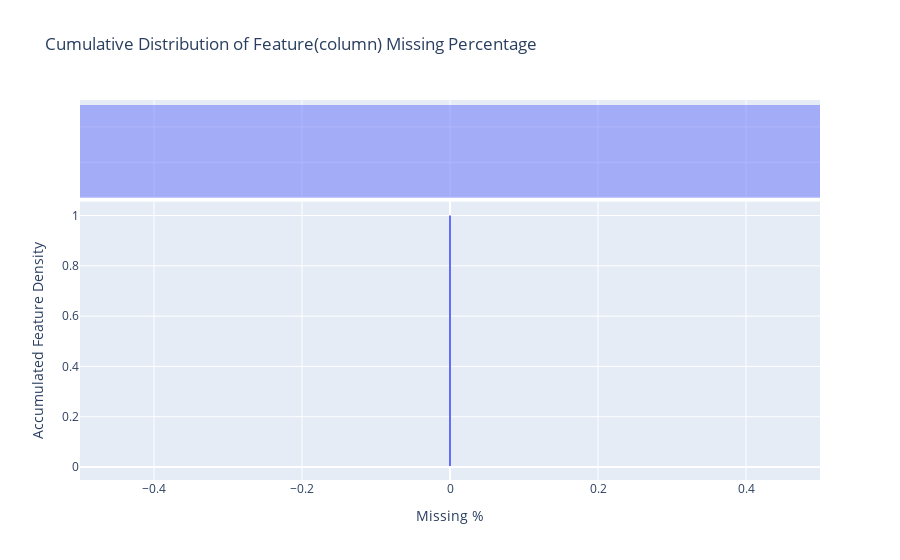

Source (notebook cell):
### Code cell
missing_feat(pro_df)

### Figure 1 — Plotly figure (JSON) as saved in the notebook; plotly's stock layout.template omitted (floating-point values rounded to 4 significant figures; data arrays with more than 128 entries replaced by an {"elided": "..."} marker saying what was removed)
{"data": [{"hovertemplate": "Missing %=%{x}<br>probability=%{y}<extra></extra>", "legendgroup": "", "line": {"dash": "solid", "shape": "hv"}, "marker": {"color": "#636efa", "symbol": "circle"}, "mode": "lines", "name": "", "orientation": "v", "showlegend": false, "type": "scatter", "x": {"elided": "262 int values"}, "xaxis": "x", "y": {"elided": "262 float values"}, "yaxis": "y"}, {"alignmentgroup": "True", "bingroup": "x", "hovertemplate": "Missing %=%{x}<br>count=%{y}<extra></extra>", "legendgroup": "", "marker": {"color": "#636efa"}, "name": "", "offsetgroup": "", "opacity": 0.5, "showlegend": false, "type": "histogram", "x": {"elided": "262 int values"}, "xaxis": "x2", "yaxis": "y2"}], "layout": {"barmode": "overlay", "legend": {"tracegroupgap": 0}, "title": {"text": "Cumulative Distribution of Feature(column) Missing Percentage"}, "xaxis": {"anchor": "y", "domain": [0, 1], "title": {"text": "Missing %"}}, "xaxis2": {"anchor": "y2", "domain": [0, 1], "matches": "x", "showgrid": true, "showticklabels": false}, "yaxis": {"anchor": "x", "domain": [0, 0.7326], "title": {"text": "Accumulated Feature Density"}}, "yaxis2": {"anchor": "x2", "domain": [0.7426, 1], "matches": "y2", "showgrid": true, "showline": false, "showticklabels": false, "ticks": ""}}}
